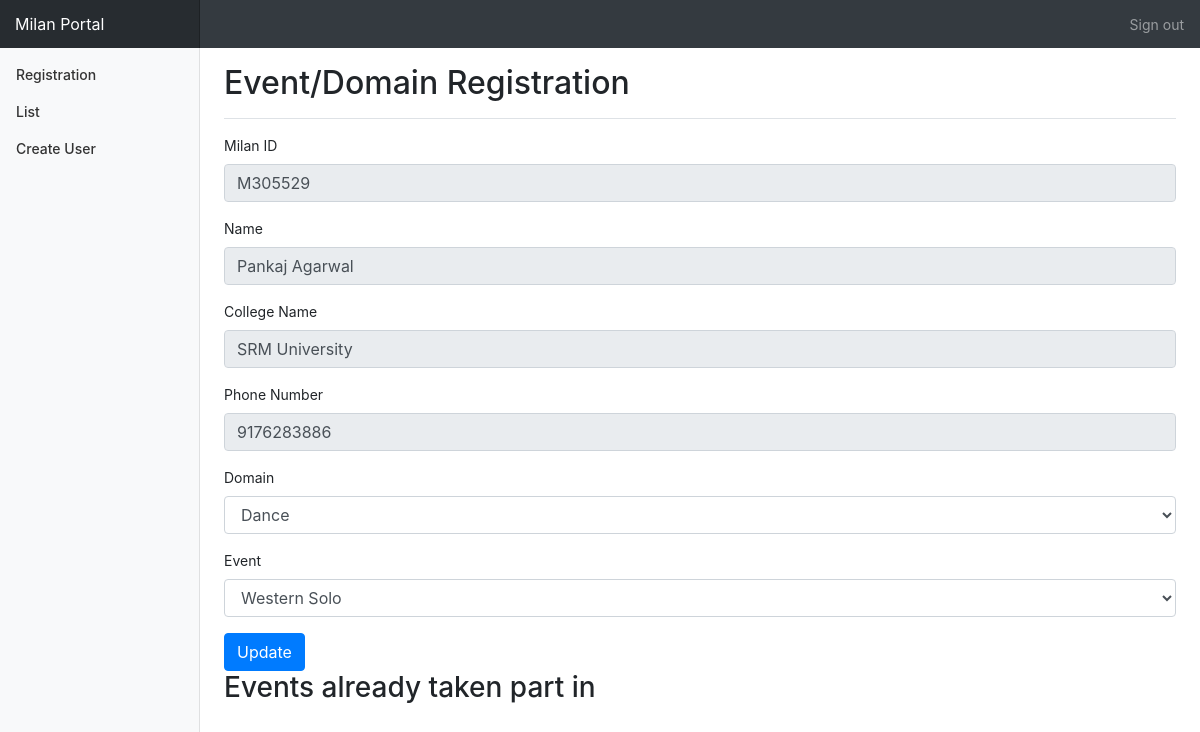
Page /registration/event.php?id=M305529 (signed in) on the committed database.
### tables this page shows
CREATE TABLE `registration` (
  `id` int(11) NOT NULL,
  `name` varchar(256) NOT NULL,
  `college_name` varchar(256) NOT NULL,
  `registerer` varchar(128) NOT NULL,
  `phone` varchar(32) NOT NULL,
  `milan_id` varchar(64) NOT NULL,
  `events` text NOT NULL,
  `timestamp` timestamp NOT NULL DEFAULT CURRENT_TIMESTAMP
);

### objects/registration.php (called while the page is built, shortened)
<?php
class Registration {
  private $conn;
  public function __construct($db){
      $this->conn = $db;
  }
  public function selectParticipant($milan_id) {
    $sql = "SELECT * FROM registration where milan_id = '$milan_id'";
    $result = $this->conn->query($sql);
    if($result->num_rows > 0) {
      return $result->fetch_assoc();
    } else {
      return false;
    }
  }
}
?>

### registration/event.php (the view, shortened to what this page needs)
<?php
  include_once '../templates/head.php';
  if($_SESSION['user']['role'] == 'admin') {
    include_once '../templates/mainnav-admin.php';
  } else {
    include_once '../templates/mainnav.php';
  }
  include_once '../objects/registration.php';
  $database = new Database();
  $db = $database->getConnection();
  $registration = new Registration($db);
  $participant = $registration->selectParticipant($_GET['id']);
?>
<link rel="stylesheet" href="https://cdn.datatables.net/1.10.16/css/jquery.dataTables.min.css">
<main role="main" class="col-md-9 ml-sm-auto col-lg-10 pt-3 px-4">
  <div class="d-flex justify-content-between flex-wrap flex-md-nowrap align-items-center pb-2 mb-3 border-bottom">
    <h1 class="h2">Event/Domain Registration</h1>
  </div>
  <form class="" action="process-event.php" method="post">
    <div class="form-group">
      <label for="milanid">Milan ID</label>
      <input type="text" class="form-control" id="milanid" name="milan_id" value="<?php echo $participant['milan_id'];?>" readonly>
    </div>
    <div class="form-group">
      <label for="name">Name</label>
      <input type="text" class="form-control" id="name" name="name" value="<?php echo $participant['name'];?>" readonly>
    </div>
    <div class="form-group">
      <label for="college">College Name</label>
      <input type="text" class="form-control" id="college" name="college" value="<?php echo $participant['college_name'];?>" readonly>
    </div>
    <div class="form-group">
      <label for="phone">Phone Number</label>
      <input type="text" class="form-control" id="phone" name="phone" value="<?php echo $participant['phone'];?>" readonly>
    </div>
    <div class="form-group">
      <label for="domain">Domain</label>
      <select name="domain" class="form-control" id="domain_select" onchange="setDomain()">
        <?php
          foreach ($registration->domains as $key) {
            echo '<option value="' . $key['value'] . '">' . $key['text'] . '</option>';
          }
        ?>
      </select>
    </div>
    <div class="form-group">
      <label for="event">Event</label>
      <select name="event" class="form-control" id="event_select">
      </select>
    </div>
    <button type="submit" class="btn btn-primary">Update</button>
  </form>
  <h3>Events already taken part in</h3>
</main>
<?php
  include '../templates/footer.php';
?>

### assets/css/mainnav.css (style rules this page uses)
body { font-size: .875rem; }
.border-bottom { border-bottom: 1px solid #e5e5e5; }

### rows in the picture
registration: milan_id "M305529", name "Pankaj Agarwal", college "SRM University", phone "9176283886"

### other values in the picture
form field domain "Dance"
